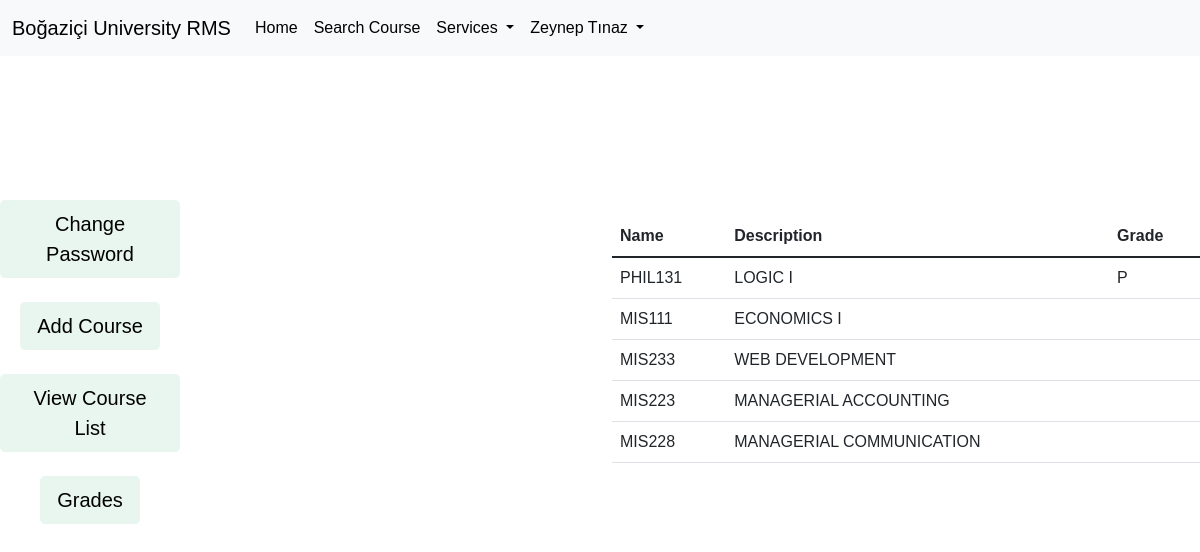
The app's page /grades.php (signed in) with its own data.
### tables this page shows
CREATE TABLE `users` (
  `uid` int(11) NOT NULL,
  `fname` varchar(100) NOT NULL,
  `surname` varchar(100) NOT NULL,
  `uname` varchar(100) NOT NULL,
  `upass` varchar(100) NOT NULL,
  `utype` varchar(100) NOT NULL,
  `status` int(11) NOT NULL DEFAULT 1
);

CREATE TABLE `st_course` (
  `id` int(11) NOT NULL,
  `c_id` int(11) NOT NULL,
  `u_id` int(11) NOT NULL,
  `grade` varchar(250) NOT NULL
);

CREATE TABLE `courses` (
  `c_id` int(11) NOT NULL,
  `c_name` varchar(250) NOT NULL,
  `c_description` varchar(250) NOT NULL,
  `c_quota` int(11) NOT NULL,
  `c_final_date` date NOT NULL,
  `c_credits` int(11) NOT NULL,
  `inst_id` int(11) NOT NULL,
  `consent` tinyint(1) NOT NULL
);

### config.php (called while the page is built, shortened)
<?php
$db = new PDO("mysql:host=localhost;dbname=RMS;charset=utf8", "root", "");
if (isset($_SESSION['uname'])){
    $uname = $_SESSION["uname"];
    $user_search = $db->prepare("SELECT * FROM users WHERE uname = :uname");
    $user_search->execute([
        'uname' => $uname
    ]);
    $user_detail = $user_search->fetch(PDO::FETCH_ASSOC);
    function user_detail($column){
        global $user_detail;
        return $user_detail[$column];
    }
}

### grades.php (the view, shortened to what this page needs)
<?php
include("config.php");
?>
<!doctype html>
<html lang="en">
<head>
    <link href="https://cdn.jsdelivr.net/npm/bootstrap@5.1.3/dist/css/bootstrap.min.css" rel="stylesheet">
    <link href="styles.css" rel="stylesheet">
</head>
<body>
<?php
include("header.php");
?>
<div class="row">
    <div class="col-lg-6">
        <?php
        include("navbar.php");
        ?>
    </div>
    <div class="col-lg-6">
        <table class="table" style="margin-top: 10rem;">
            <thead>
            <tr>
                <th>Name</th>
                <th>Description</th>
                <th>Grade</th>
            </tr>
            </thead>
            <tbody>
            <?php
                $courses_control = $db->prepare("SELECT * FROM st_course WHERE u_id = :u_id");
                $courses_control->execute([
                    'u_id' => user_detail('uid')
                ]);
                foreach ($courses_control as $course_row):
                    $course_search = $db->prepare("SELECT * FROM courses WHERE c_id = :c_id");
                    $course_search->execute([
                        'c_id' => $course_row['c_id']
                    ]);
                    $course = $course_search->fetch(PDO::FETCH_ASSOC);
            ?>
            <tr>
                <td><?=$course['c_name'] ?></td>
                <td><?=$course['c_description'] ?></td>
                <td><?=$course_row['grade'] ?></td>
            </tr>
            <?php
                endforeach;
            ?>
            </tbody>
        </table>
    </div>
</div>
</body>
</html>

### header.php (shortened to what this page needs)
<nav class="navbar navbar-expand-lg navbar-light bg-light">
    <div class="container-fluid">
        <a class="navbar-brand" href="index.php">Boğaziçi University RMS</a>
        <div class="collapse navbar-collapse" id="navbarSupportedContent">
            <ul class="navbar-nav me-auto mb-2 mb-lg-0">
                <li class="nav-item">
                    <a class="nav-link active" aria-current="page" href="#">Home</a>
                </li>
                <li class="nav-item">
                    <a class="nav-link" href="#">Search Course</a>
                </li>
                <li class="nav-item dropdown">
                    <a class="nav-link dropdown-toggle" href="#" id="navbarDropdown" role="button" data-bs-toggle="dropdown" aria-expanded="false">
                        Services
                    </a>
                </li>
                <li class="nav-item dropdown">
                    <a class="nav-link dropdown-toggle" href="#" id="navbarDropdown" role="button" data-bs-toggle="dropdown" aria-expanded="false">
                        <?=user_detail('fname') . " " . user_detail('surname') ?>
                    </a>
                </li>
            </ul>
        </div>
    </div>
</nav>

### styles.css (style rules this page uses)
a { text-decoration: none !important; color: black !important; }

### grades.php (style rules this page uses)
a { text-decoration: none !important; color: black !important; }
body { font-family: "Poppins", sans-serif; height: 100vh; }
a { color: #92badd; display:inline-block; text-decoration: none; font-weight: 400; }
* { box-sizing: border-box; }

### records on screen
users: fname "Zeynep", surname "Tınaz"
st_course: c.c_name "PHIL131", c.c_description "LOGIC I", grade "P"
st_course: c.c_name "MIS111", c.c_description "ECONOMICS I"
st_course: c.c_name "MIS233", c.c_description "WEB DEVELOPMENT"
st_course: c.c_name "MIS223", c.c_description "MANAGERIAL ACCOUNTING"
st_course: c.c_name "MIS228", c.c_description "MANAGERIAL COMMUNICATION"
